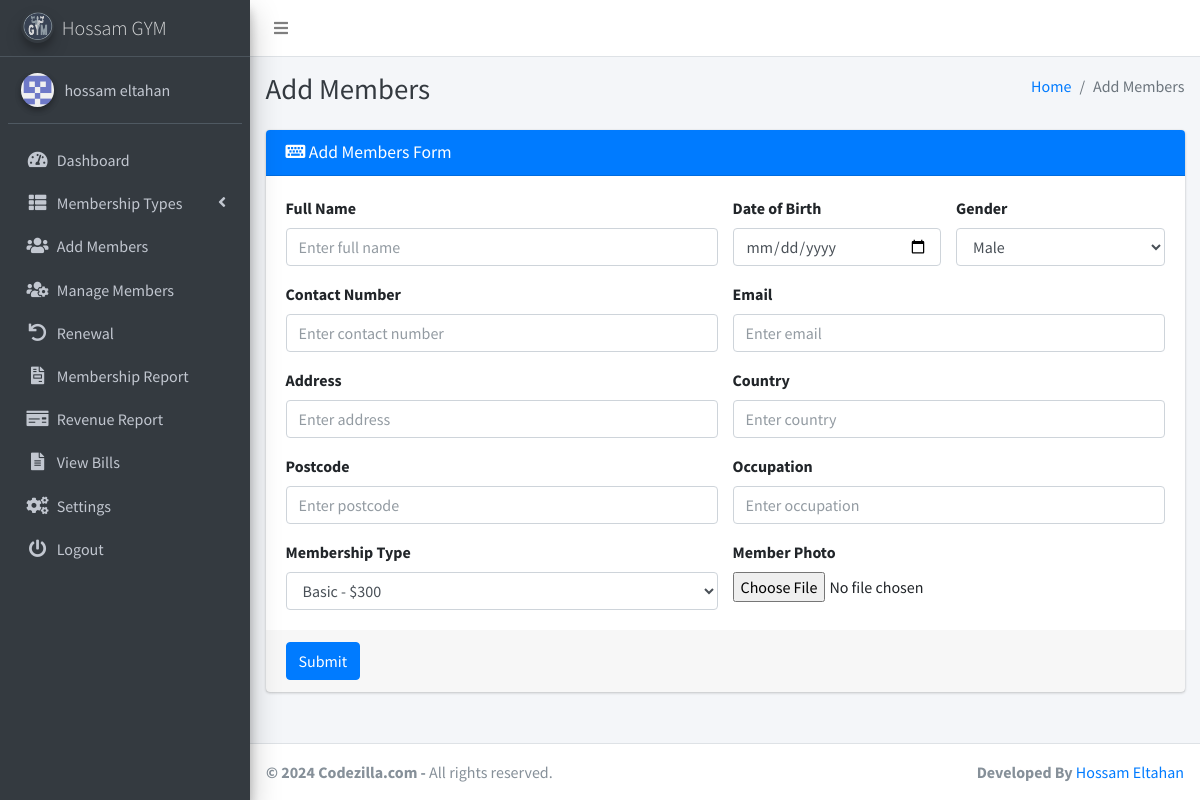
Page /add_members.php (signed in) on the committed database.
### tables this page shows
CREATE TABLE `settings` (
  `id` int(11) NOT NULL,
  `system_name` varchar(255) NOT NULL,
  `logo` varchar(255) NOT NULL,
  `currency` varchar(50) NOT NULL,
  `gym_address` varchar(255) DEFAULT NULL,
  `gym_contact` varchar(255) DEFAULT NULL,
  `gym_email` varchar(255) DEFAULT NULL,
  `gym_manager` varchar(255) DEFAULT NULL
);

### add_members.php (the view, shortened to what this page needs)
<?php
include('includes/config.php');
$membershipTypesQuery = "SELECT id, type, amount FROM membership_types";
$membershipTypesResult = $conn->query($membershipTypesQuery);
?>
<?php include('includes/header.php');?>
<body class="hold-transition sidebar-mini layout-fixed layout-navbar-fixed layout-footer-fixed">
<div class="wrapper">
    <?php include('includes/nav.php'); ?>
    <?php include('includes/sidebar.php'); ?>
    <div class="content-wrapper">
        <?php include('includes/pagetitle.php'); ?>
        <section class="content">
            <div class="container-fluid">
                <div class="row">
                    <div class="col-md-12">
                        <div class="card card-primary">
                            <div class="card-header">
                                <h3 class="card-title"><i class="fas fa-keyboard"></i> Add Members Form</h3>
                            </div>
                            <form method="post" action="" enctype="multipart/form-data">
                                <div class="card-body">
                                    <div class="row">
                                        <div class="col-sm-6">
                                            <label for="fullname">Full Name</label>
                                            <input type="text" class="form-control" id="fullname" name="fullname"
                                                   placeholder="Enter full name" required>
                                        </div>
                                        <div class="col-sm-3">
                                            <label for="dob">Date of Birth</label>
                                            <input type="date" class="form-control" id="dob" name="dob" required>
                                        </div>
                                        <div class="col-sm-3">
                                            <label for="gender">Gender</label>
                                            <select class="form-control" id="gender" name="gender" required>
                                                <option value="Male">Male</option>
                                            </select>
                                        </div>
                                    </div>
                                    <div class="row mt-3">
                                        <div class="col-sm-6">
                                            <label for="contactNumber">Contact Number</label>
                                            <input type="tel" class="form-control" id="contactNumber"
                                                   name="contactNumber" placeholder="Enter contact number" required>
                                        </div>
                                        <div class="col-sm-6">
                                            <label for="email">Email</label>
                                            <input type="email" class="form-control" id="email" name="email"
                                                   placeholder="Enter email" required>
                                        </div>
                                    </div>
                                    <div class="row mt-3">
                                        <div class="col-sm-6">
                                            <label for="address">Address</label>
                                            <input type="text" class="form-control" id="address" name="address"
                                                   placeholder="Enter address" required>
                                        </div>
                                        <div class="col-sm-6">
                                            <label for="country">Country</label>
                                            <input type="text" class="form-control" id="country" name="country"
                                                   placeholder="Enter country" required>
                                        </div>
                                    </div>
                                    <div class="row mt-3">
                                        <div class="col-sm-6">
                                            <label for="postcode">Postcode</label>
                                            <input type="text" class="form-control" id="postcode" name="postcode"
                                                   placeholder="Enter postcode" required>
                                        </div>
                                        <div class="col-sm-6">
                                            <label for="occupation">Occupation</label>
                                            <input type="text" class="form-control" id="occupation" name="occupation"
                                                   placeholder="Enter occupation" required>
                                        </div>
                                    </div>
                                    <div class="row mt-3">
                                    <div class="col-sm-6">
                                        <label for="membershipType">Membership Type</label>
                                        <select class="form-control" id="membershipType" name="membershipType" required>
                                            <?php
                                            if ($membershipTypesResult) {
                                                while ($row = $membershipTypesResult->fetch_assoc()) {
                                                    $currencyQuery = "SELECT currency FROM settings";
                                                    $currencyResult = $conn->query($currencyQuery);
                                                    if ($currencyResult->num_rows > 0) {
                                                        $currencyRow = $currencyResult->fetch_assoc();
                                                        $currencySymbol = $currencyRow['currency'];
                                                    } else {
                                                        $currencySymbol = '$';
                                                    }
                                                    echo "<option value='{$row['id']}'>{$row['type']} - {$currencySymbol}{$row['amount']}</option>";
                                                }
                                            } else {
                                                echo "Error: " . $conn->error;
                                            }
                                            ?>
                                        </select>
                                    </div>
                                    <div class="col-sm-6">
                                        <label for="photo">Member Photo</label>
                                        <input type="file" class="form-control-file" id="photo" name="photo">
                                    </div>
                                </div>
                                </div>
                                <div class="card-footer">
                                    <button type="submit" class="btn btn-primary">Submit</button>
                                </div>
                            </form>
                        </div>
                    </div>
                </div>
            </div>
        </section>
    </div>
    <footer class="main-footer">
        <strong> &copy; <?php echo date('Y');?> Codezilla.com</a> -</strong>
        All rights reserved.
        <div class="float-right d-none d-sm-inline-block">
        <b>Developed By</b> <a href="https://www.linkedin.com/in/hossam-eltahan-24528b253/">Hossam Eltahan</a>
        </div>
    </footer>
</div>
</body>
</html>

### includes/sidebar.php (shortened to what this page needs)
<aside class="main-sidebar sidebar-dark-primary elevation-4">
  <a href="" class="brand-link">
    <img src="<?php echo getLogoUrl(); ?>" alt="Logo" class="brand-image img-circle elevation-3" style="opacity: .8">
    <span class="brand-text font-weight-light"><?php echo getSystemName(); ?></span>
  </a>
  <?php
  function getSystemName()
  {
      global $conn;
      $systemNameQuery = "SELECT system_name FROM settings";
      $systemNameResult = $conn->query($systemNameQuery);
      if ($systemNameResult->num_rows > 0) {
          $systemNameRow = $systemNameResult->fetch_assoc();
          return $systemNameRow['system_name'];
      } else {
          return 'Codezilla';
      }
  }
  function getLogoUrl()
  {
      global $conn;
      $logoQuery = "SELECT logo FROM settings";
      $logoResult = $conn->query($logoQuery);
      if ($logoResult->num_rows > 0) {
          $logoRow = $logoResult->fetch_assoc();
          return $logoRow['logo'];
      } else {
          return 'dist/img/AdminLTELogo.png';
      }
  }
  function getGymManagerName()
  {
      global $conn;
      $managerQuery = "SELECT gym_manager FROM settings";
      $managerResult = $conn->query($managerQuery);
      if ($managerResult->num_rows > 0) {
          $managerRow = $managerResult->fetch_assoc();
          return $managerRow['gym_manager'];
      } else {
          return 'Gym Manager';
      }
  }
  ?>
  <div class="sidebar">
    <div class="user-panel mt-3 pb-3 mb-3 d-flex">
      <div class="image">
        <img src="dist/img/2382414.png" class="img-circle elevation-2" alt="User Image">
      </div>
      <div class="info">
        <a href="#" class="d-block"><?php echo getGymManagerName(); ?></a>
      </div>
    </div>
    <nav class="mt-2">
      <ul class="nav nav-pills nav-sidebar flex-column" data-widget="treeview" role="menu" data-accordion="false">
        <li class="nav-item">
          <a href="dashboard.php" class="nav-link <?php echo ($current_page == 'dashboard.php') ? 'active' : ''; ?>">
            <i class="nav-icon fas fa-tachometer-alt"></i>
            <p>Dashboard</p>
          </a>
        </li>
        <li class="nav-item has-treeview">
          <a href="#" class="nav-link <?php echo ($current_page == 'add_type.php' || $current_page == 'view_type.php' || $current_page == 'edit_type.php') ? 'active' : ''; ?>">
            <i class="nav-icon fas fa-th-list"></i>
            <p>
              Membership Types
              <i class="fas fa-angle-left right"></i>
            </p>
          </a>
        </li>
        <li class="nav-item">
          <a href="add_members.php" class="nav-link <?php echo ($current_page == 'add_members.php') ? 'active' : ''; ?>">
            <i class="nav-icon fas fa-users"></i>
            <p>Add Members</p>
          </a>
        </li>
        <li class="nav-item">
          <a href="manage_members.php" class="nav-link <?php echo ($current_page == 'manage_members.php' || $current_page == 'edit_member.php' || $current_page == 'memberProfile.php') ? 'active' : ''; ?>">
            <i class="nav-icon fas fa-users-cog"></i>
            <p>Manage Members</p>
          </a>
        </li>
        <li class="nav-item">
          <a href="list_renewal.php" class="nav-link <?php echo ($current_page == 'list_renewal.php' || $current_page == 'renew.php') ? 'active' : ''; ?>">
            <i class="nav-icon fas fa-undo"></i>
            <p>Renewal</p>
          </a>
        </li>
        <li class="nav-item">
          <a href="report.php" class="nav-link <?php echo ($current_page == 'report.php') ? 'active' : ''; ?>">
            <i class="nav-icon fas fa-file-invoice"></i>
            <p>Membership Report</p>
          </a>
        </li>
        <li class="nav-item">
          <a href="revenue_report.php" class="nav-link <?php echo ($current_page == 'revenue_report.php') ? 'active' : ''; ?>">
            <i class="nav-icon fas fa-money-check"></i>
            <p>Revenue Report</p>
          </a>
        </li>
        <li class="nav-item">
          <a href="all_bills.php" class="nav-link <?php echo ($current_page == 'all_bills.php') ? 'active' : ''; ?>">
            <i class="nav-icon fas fa-file-alt"></i>
            <p>View Bills</p>
          </a>
        </li>
        <li class="nav-item">
          <a href="settings.php" class="nav-link <?php echo ($current_page == 'settings.php') ? 'active' : ''; ?>">
            <i class="nav-icon fas fa-cogs"></i>
            <p>Settings</p>
          </a>
        </li>
        <li class="nav-item">
          <a href="logout.php" class="nav-link <?php echo ($current_page == 'logout.php') ? 'active' : ''; ?>">
            <i class="nav-icon fas fa-power-off"></i>
            <p>Logout</p>
          </a>
        </li>
      </ul>
    </nav>
  </div>
</aside>

### rows in the picture
settings: logo (picture), system_name "Hossam GYM", gym_manager "hossam eltahan"

### other values in the picture
$pageTitle "Add Members"
form field membershipType "Basic - $300"
